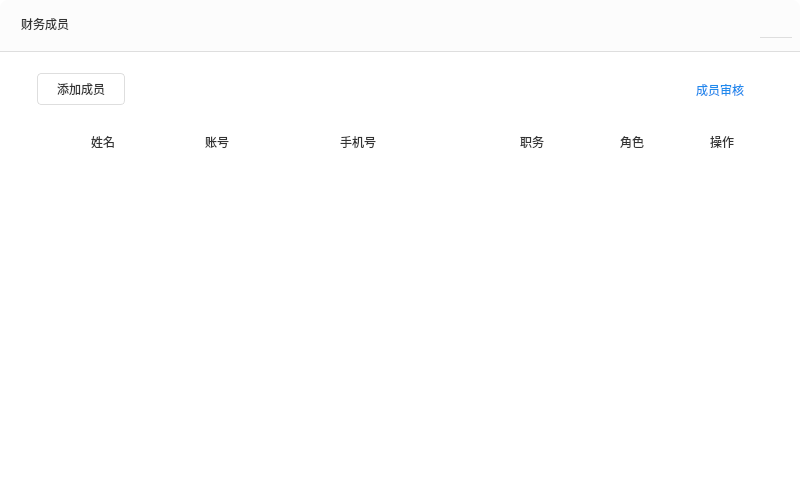
<?xml version="1.0" encoding="UTF-8"?>
<ui version="4.0">
 <class>FinanMemberWidget</class>
 <widget class="QWidget" name="FinanMemberWidget">
  <property name="geometry">
   <rect>
    <x>0</x>
    <y>0</y>
    <width>800</width>
    <height>500</height>
   </rect>
  </property>
  <property name="sizePolicy">
   <sizepolicy hsizetype="Fixed" vsizetype="Fixed">
    <horstretch>0</horstretch>
    <verstretch>0</verstretch>
   </sizepolicy>
  </property>
  <property name="minimumSize">
   <size>
    <width>800</width>
    <height>500</height>
   </size>
  </property>
  <property name="maximumSize">
   <size>
    <width>800</width>
    <height>500</height>
   </size>
  </property>
  <property name="windowTitle">
   <string>FinanMemberWidget</string>
  </property>
  <property name="styleSheet">
   <string notr="true">QWidget#FinanMemberWidget{background-color: rgb(255, 255, 255);border-radius:8px;}</string>
  </property>
  <widget class="QWidget" name="TopWidget" native="true">
   <property name="geometry">
    <rect>
     <x>0</x>
     <y>0</y>
     <width>800</width>
     <height>52</height>
    </rect>
   </property>
   <property name="sizePolicy">
    <sizepolicy hsizetype="Fixed" vsizetype="Fixed">
     <horstretch>0</horstretch>
     <verstretch>0</verstretch>
    </sizepolicy>
   </property>
   <property name="minimumSize">
    <size>
     <width>800</width>
     <height>52</height>
    </size>
   </property>
   <property name="maximumSize">
    <size>
     <width>800</width>
     <height>52</height>
    </size>
   </property>
   <property name="styleSheet">
    <string notr="true">background-color: rgb(252, 252, 252);
border-bottom:1px solid rgb(222, 222, 222);
border-top-right-radius:8px;
border-top-left-radius:8px;</string>
   </property>
   <widget class="QLabel" name="labelTitle">
    <property name="geometry">
     <rect>
      <x>21</x>
      <y>15</y>
      <width>80</width>
      <height>18</height>
     </rect>
    </property>
    <property name="sizePolicy">
     <sizepolicy hsizetype="Fixed" vsizetype="Fixed">
      <horstretch>0</horstretch>
      <verstretch>0</verstretch>
     </sizepolicy>
    </property>
    <property name="minimumSize">
     <size>
      <width>80</width>
      <height>18</height>
     </size>
    </property>
    <property name="maximumSize">
     <size>
      <width>80</width>
      <height>18</height>
     </size>
    </property>
    <property name="styleSheet">
     <string notr="true">font: 16px &quot;微软雅黑&quot;;
color: rgb(51, 51, 51);
border-bottom:0px;</string>
    </property>
    <property name="text">
     <string>财务成员</string>
    </property>
   </widget>
   <widget class="QPushButton" name="closeButton">
    <property name="geometry">
     <rect>
      <x>760</x>
      <y>10</y>
      <width>32</width>
      <height>28</height>
     </rect>
    </property>
    <property name="sizePolicy">
     <sizepolicy hsizetype="Fixed" vsizetype="Fixed">
      <horstretch>0</horstretch>
      <verstretch>0</verstretch>
     </sizepolicy>
    </property>
    <property name="minimumSize">
     <size>
      <width>32</width>
      <height>28</height>
     </size>
    </property>
    <property name="maximumSize">
     <size>
      <width>32</width>
      <height>28</height>
     </size>
    </property>
    <property name="styleSheet">
     <string notr="true">QPushButton{border-image: url(:/EntCenterWidget/image/close.png);}
QPushButton:hover,pressed{border-image: url(:/EntCenterWidget/image/close_sel.png);};</string>
    </property>
    <property name="text">
     <string/>
    </property>
   </widget>
  </widget>
  <widget class="QPushButton" name="addMemberButton">
   <property name="geometry">
    <rect>
     <x>37</x>
     <y>73</y>
     <width>88</width>
     <height>32</height>
    </rect>
   </property>
   <property name="sizePolicy">
    <sizepolicy hsizetype="Fixed" vsizetype="Fixed">
     <horstretch>0</horstretch>
     <verstretch>0</verstretch>
    </sizepolicy>
   </property>
   <property name="minimumSize">
    <size>
     <width>88</width>
     <height>32</height>
    </size>
   </property>
   <property name="maximumSize">
    <size>
     <width>88</width>
     <height>32</height>
    </size>
   </property>
   <property name="styleSheet">
    <string notr="true">QPushButton{background-color:#FFFFFF;border-radius:4px;font:14px &quot;微软雅黑&quot;;color:#333333;border:1px solid #DEDEDE;}
QPushButton:hover,pressed{background-color:#F4F4F4;border-radius:4px;font:14px &quot;微软雅黑&quot;;color:#333333;}</string>
   </property>
   <property name="text">
    <string>添加成员</string>
   </property>
  </widget>
  <widget class="QLabel" name="labelAudit">
   <property name="geometry">
    <rect>
     <x>696</x>
     <y>82</y>
     <width>61</width>
     <height>16</height>
    </rect>
   </property>
   <property name="sizePolicy">
    <sizepolicy hsizetype="Preferred" vsizetype="Fixed">
     <horstretch>0</horstretch>
     <verstretch>15</verstretch>
    </sizepolicy>
   </property>
   <property name="minimumSize">
    <size>
     <width>0</width>
     <height>16</height>
    </size>
   </property>
   <property name="maximumSize">
    <size>
     <width>16777215</width>
     <height>16</height>
    </size>
   </property>
   <property name="cursor">
    <cursorShape>PointingHandCursor</cursorShape>
   </property>
   <property name="styleSheet">
    <string notr="true">font: 14px &quot;微软雅黑&quot;;
color: #1E8BED;
border-bottom:0px;</string>
   </property>
   <property name="text">
    <string>成员审核</string>
   </property>
  </widget>
  <widget class="QLabel" name="label">
   <property name="geometry">
    <rect>
     <x>91</x>
     <y>134</y>
     <width>27</width>
     <height>15</height>
    </rect>
   </property>
   <property name="sizePolicy">
    <sizepolicy hsizetype="Preferred" vsizetype="Fixed">
     <horstretch>0</horstretch>
     <verstretch>0</verstretch>
    </sizepolicy>
   </property>
   <property name="minimumSize">
    <size>
     <width>27</width>
     <height>15</height>
    </size>
   </property>
   <property name="maximumSize">
    <size>
     <width>270</width>
     <height>15</height>
    </size>
   </property>
   <property name="styleSheet">
    <string notr="true">font: 14px &quot;微软雅黑&quot;;
color:#333333;
border-bottom:0px;</string>
   </property>
   <property name="text">
    <string>姓名</string>
   </property>
  </widget>
  <widget class="QLabel" name="label_2">
   <property name="geometry">
    <rect>
     <x>205</x>
     <y>134</y>
     <width>27</width>
     <height>15</height>
    </rect>
   </property>
   <property name="sizePolicy">
    <sizepolicy hsizetype="Preferred" vsizetype="Fixed">
     <horstretch>0</horstretch>
     <verstretch>0</verstretch>
    </sizepolicy>
   </property>
   <property name="minimumSize">
    <size>
     <width>27</width>
     <height>15</height>
    </size>
   </property>
   <property name="maximumSize">
    <size>
     <width>270</width>
     <height>15</height>
    </size>
   </property>
   <property name="styleSheet">
    <string notr="true">font: 14px &quot;微软雅黑&quot;;
color:#333333;
border-bottom:0px;</string>
   </property>
   <property name="text">
    <string>账号</string>
   </property>
  </widget>
  <widget class="QLabel" name="label_3">
   <property name="geometry">
    <rect>
     <x>340</x>
     <y>134</y>
     <width>45</width>
     <height>15</height>
    </rect>
   </property>
   <property name="sizePolicy">
    <sizepolicy hsizetype="Preferred" vsizetype="Fixed">
     <horstretch>0</horstretch>
     <verstretch>0</verstretch>
    </sizepolicy>
   </property>
   <property name="minimumSize">
    <size>
     <width>45</width>
     <height>15</height>
    </size>
   </property>
   <property name="maximumSize">
    <size>
     <width>270</width>
     <height>15</height>
    </size>
   </property>
   <property name="styleSheet">
    <string notr="true">font: 14px &quot;微软雅黑&quot;;
color:#333333;
border-bottom:0px;</string>
   </property>
   <property name="text">
    <string>手机号</string>
   </property>
  </widget>
  <widget class="QLabel" name="label_4">
   <property name="geometry">
    <rect>
     <x>520</x>
     <y>134</y>
     <width>27</width>
     <height>15</height>
    </rect>
   </property>
   <property name="sizePolicy">
    <sizepolicy hsizetype="Preferred" vsizetype="Fixed">
     <horstretch>0</horstretch>
     <verstretch>0</verstretch>
    </sizepolicy>
   </property>
   <property name="minimumSize">
    <size>
     <width>27</width>
     <height>15</height>
    </size>
   </property>
   <property name="maximumSize">
    <size>
     <width>270</width>
     <height>15</height>
    </size>
   </property>
   <property name="styleSheet">
    <string notr="true">font: 14px &quot;微软雅黑&quot;;
color:#333333;
border-bottom:0px;</string>
   </property>
   <property name="text">
    <string>职务</string>
   </property>
  </widget>
  <widget class="QLabel" name="label_6">
   <property name="geometry">
    <rect>
     <x>710</x>
     <y>134</y>
     <width>27</width>
     <height>15</height>
    </rect>
   </property>
   <property name="sizePolicy">
    <sizepolicy hsizetype="Preferred" vsizetype="Fixed">
     <horstretch>0</horstretch>
     <verstretch>0</verstretch>
    </sizepolicy>
   </property>
   <property name="minimumSize">
    <size>
     <width>27</width>
     <height>15</height>
    </size>
   </property>
   <property name="maximumSize">
    <size>
     <width>270</width>
     <height>15</height>
    </size>
   </property>
   <property name="styleSheet">
    <string notr="true">font: 14px &quot;微软雅黑&quot;;
color:#333333;
border-bottom:0px;</string>
   </property>
   <property name="text">
    <string>操作</string>
   </property>
  </widget>
  <widget class="QListWidget" name="listWidget">
   <property name="geometry">
    <rect>
     <x>30</x>
     <y>170</y>
     <width>740</width>
     <height>310</height>
    </rect>
   </property>
   <property name="sizePolicy">
    <sizepolicy hsizetype="Fixed" vsizetype="Fixed">
     <horstretch>0</horstretch>
     <verstretch>0</verstretch>
    </sizepolicy>
   </property>
   <property name="minimumSize">
    <size>
     <width>740</width>
     <height>310</height>
    </size>
   </property>
   <property name="maximumSize">
    <size>
     <width>740</width>
     <height>310</height>
    </size>
   </property>
   <property name="styleSheet">
    <string notr="true">QListWidget{border-bottom-left-radius:0px;}
QListWidget::Item{background:rgb(255,255,255);}</string>
   </property>
   <property name="frameShape">
    <enum>QFrame::NoFrame</enum>
   </property>
   <property name="verticalScrollBarPolicy">
    <enum>Qt::ScrollBarAsNeeded</enum>
   </property>
   <property name="horizontalScrollBarPolicy">
    <enum>Qt::ScrollBarAlwaysOff</enum>
   </property>
   <property name="selectionMode">
    <enum>QAbstractItemView::SingleSelection</enum>
   </property>
   <property name="selectionBehavior">
    <enum>QAbstractItemView::SelectItems</enum>
   </property>
  </widget>
  <widget class="QLabel" name="label_5">
   <property name="geometry">
    <rect>
     <x>620</x>
     <y>134</y>
     <width>28</width>
     <height>15</height>
    </rect>
   </property>
   <property name="sizePolicy">
    <sizepolicy hsizetype="Preferred" vsizetype="Fixed">
     <horstretch>0</horstretch>
     <verstretch>0</verstretch>
    </sizepolicy>
   </property>
   <property name="minimumSize">
    <size>
     <width>27</width>
     <height>15</height>
    </size>
   </property>
   <property name="maximumSize">
    <size>
     <width>270</width>
     <height>15</height>
    </size>
   </property>
   <property name="styleSheet">
    <string notr="true">font: 14px &quot;微软雅黑&quot;;
color:#333333;
border-bottom:0px;</string>
   </property>
   <property name="text">
    <string>角色</string>
   </property>
  </widget>
 </widget>
 <layoutdefault spacing="6" margin="11"/>
 <resources>
  <include location="EntCenterWidget.qrc"/>
 </resources>
 <connections/>
</ui>
